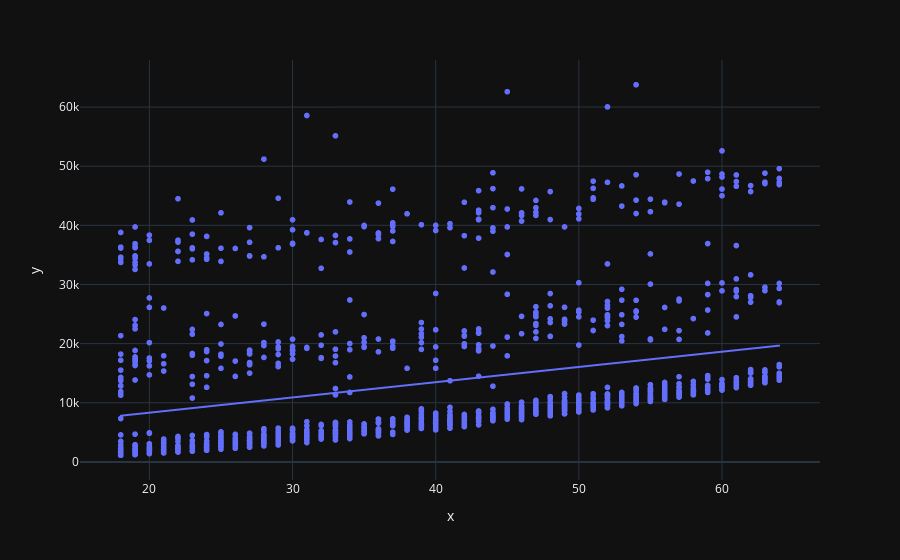

This figure's notebook cell:
### Markdown cell above
### 3.2 Age & Charges

### Code cell
px.scatter(x=filtered_data['age'],
           y=filtered_data['charges'],
           trendline='ols')

### Figure 1 — Plotly figure (JSON) as saved in the notebook; plotly's stock layout.template omitted (floating-point values rounded to 4 significant figures; data arrays with more than 128 entries replaced by an {"elided": "..."} marker saying what was removed)
{"data": [{"hovertemplate": "x=%{x}<br>y=%{y}<extra></extra>", "legendgroup": "", "marker": {"color": "#636efa", "symbol": "circle"}, "mode": "markers", "name": "", "showlegend": false, "x": {"elided": "1338 int values"}, "xaxis": "x", "y": {"elided": "1338 float values"}, "yaxis": "y", "type": "scattergl"}, {"hovertemplate": "<b>OLS trendline</b><br>y = 257.723 * x + 3165.89<br>R<sup>2</sup>=0.089406<br><br>x=%{x}<br>y=%{y} <b>(trend)</b><extra></extra>", "legendgroup": "", "marker": {"color": "#636efa", "symbol": "circle"}, "mode": "lines", "name": "", "showlegend": false, "x": {"elided": "1338 int values"}, "xaxis": "x", "y": {"elided": "1338 float values"}, "yaxis": "y", "type": "scattergl"}], "layout": {"xaxis": {"anchor": "y", "domain": [0.0, 1.0], "title": {"text": "x"}}, "yaxis": {"anchor": "x", "domain": [0.0, 1.0], "title": {"text": "y"}}, "legend": {"tracegroupgap": 0}, "margin": {"t": 60}}}
